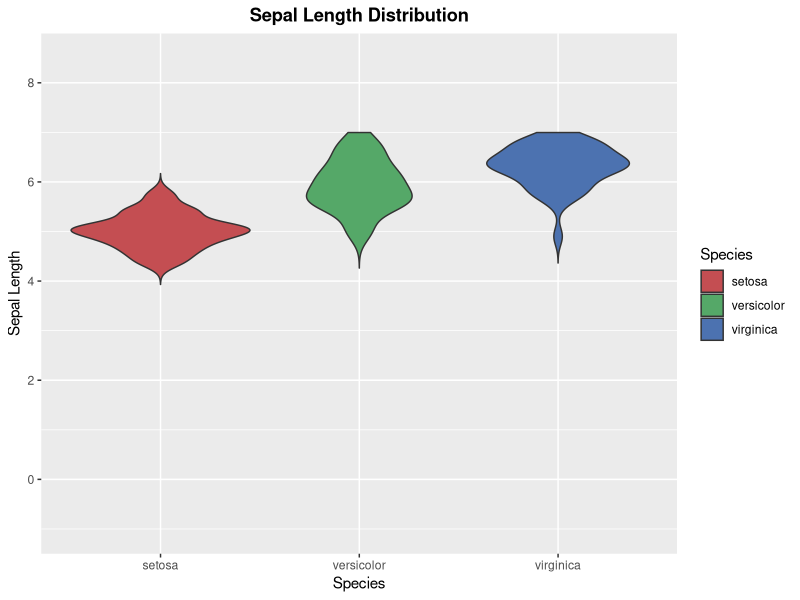

This chart was generated by the following R code:
## ---- chunk 1
ncol(iris)
length(iris)
## ---- chunk 2
sapply(iris,class)
## ---- chunk 3
result = data.frame()
species = levels(iris$Species)
for (sp in species){
    tmp = dplyr::filter(iris, Species == sp)
    tmp = tmp$Sepal.Length
    result = rbind(result,c(mean(tmp),sd(tmp)))
}
colnames(result) = c('mean','std')
row.names(result) = species
result

# to csv
# write.csv(result,'./HW3/result.csv')
## ---- chunk 4
summary(aov(Sepal.Width ~ Species,data=iris))
## ---- chunk 5
library(ggplot2)
## ---- chunk 6
ggplot(iris,aes(x=Species,y=Sepal.Length,fill=Species)) + geom_violin(trim = FALSE) + labs(title = 'Sepal Length Distribution',x='Species',y='Sepal Length') + scale_y_continuous(limits = c(0.5,7),expand = c(0,2)) + scale_fill_manual(values = c("#C44E52", "#55A868","#4C72B0")) + theme(plot.title = element_text(face = "bold", hjust = 0.5))

# save
# ggsave('./HW3/plot.png',width = 10,height = 6,dpi = 300)
